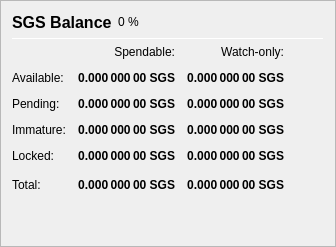
                   <widget class="QFrame" name="frame_Balances">
                    <property name="frameShape">
                     <enum>QFrame::StyledPanel</enum>
                    </property>
                    <property name="frameShadow">
                     <enum>QFrame::Raised</enum>
                    </property>
                    <layout class="QVBoxLayout" name="verticalLayout_4">
                     <item>
                      <layout class="QHBoxLayout" name="horizontalLayout_4">
                       <item>
                        <widget class="QLabel" name="label_5">
                         <property name="minimumSize">
                          <size>
                           <width>0</width>
                           <height>20</height>
                          </size>
                         </property>
                         <property name="font">
                          <font>
                           <pointsize>12</pointsize>
                           <weight>75</weight>
                           <bold>true</bold>
                          </font>
                         </property>
                         <property name="text">
                          <string>SGS Balance</string>
                         </property>
                        </widget>
                       </item>
                       <item>
                        <widget class="QLabel" name="labelSGSPercent">
                         <property name="text">
                          <string notr="true">0 %</string>
                         </property>
                        </widget>
                       </item>
                       <item>
                        <spacer name="horizontalSpacer_3">
                         <property name="orientation">
                          <enum>Qt::Horizontal</enum>
                         </property>
                         <property name="sizeHint" stdset="0">
                          <size>
                           <width>40</width>
                           <height>20</height>
                          </size>
                         </property>
                        </spacer>
                       </item>
                      </layout>
                     </item>
                     <item>
                      <widget class="Line" name="line_Balance">
                       <property name="minimumSize">
                        <size>
                         <width>0</width>
                         <height>1</height>
                        </size>
                       </property>
                       <property name="maximumSize">
                        <size>
                         <width>16777215</width>
                         <height>1</height>
                        </size>
                       </property>
                       <property name="orientation">
                        <enum>Qt::Horizontal</enum>
                       </property>
                      </widget>
                     </item>
                     <item>
                      <layout class="QGridLayout" name="gridLayout">
                       <property name="spacing">
                        <number>12</number>
                       </property>
                       <item row="0" column="1">
                        <widget class="QLabel" name="labelSpendable">
                         <property name="text">
                          <string>Spendable:</string>
                         </property>
                         <property name="alignment">
                          <set>Qt::AlignRight|Qt::AlignTrailing|Qt::AlignVCenter</set>
                         </property>
                        </widget>
                       </item>
                       <item row="0" column="2">
                        <widget class="QLabel" name="labelWatchonly">
                         <property name="text">
                          <string>Watch-only:</string>
                         </property>
                         <property name="alignment">
                          <set>Qt::AlignRight|Qt::AlignTrailing|Qt::AlignVCenter</set>
                         </property>
                        </widget>
                       </item>
                       <item row="1" column="0">
                        <widget class="QLabel" name="labelBalanceText">
                         <property name="text">
                          <string>Available:</string>
                         </property>
                        </widget>
                       </item>
                       <item row="1" column="1">
                        <widget class="QLabel" name="labelBalance">
                         <property name="font">
                          <font>
                           <weight>75</weight>
                           <bold>true</bold>
                          </font>
                         </property>
                         <property name="cursor">
                          <cursorShape>IBeamCursor</cursorShape>
                         </property>
                         <property name="toolTip">
                          <string>Your current spendable balance</string>
                         </property>
                         <property name="text">
                          <string notr="true">0.000 000 00 SGS</string>
                         </property>
                         <property name="alignment">
                          <set>Qt::AlignRight|Qt::AlignTrailing|Qt::AlignVCenter</set>
                         </property>
                         <property name="textInteractionFlags">
                          <set>Qt::LinksAccessibleByMouse|Qt::TextSelectableByKeyboard|Qt::TextSelectableByMouse</set>
                         </property>
                        </widget>
                       </item>
                       <item row="1" column="2">
                        <widget class="QLabel" name="labelWatchAvailable">
                         <property name="font">
                          <font>
                           <weight>75</weight>
                           <bold>true</bold>
                          </font>
                         </property>
                         <property name="cursor">
                          <cursorShape>IBeamCursor</cursorShape>
                         </property>
                         <property name="toolTip">
                          <string>Your current balance in watch-only addresses</string>
                         </property>
                         <property name="text">
                          <string notr="true">0.000 000 00 SGS</string>
                         </property>
                         <property name="alignment">
                          <set>Qt::AlignRight|Qt::AlignTrailing|Qt::AlignVCenter</set>
                         </property>
                         <property name="textInteractionFlags">
                          <set>Qt::LinksAccessibleByMouse|Qt::TextSelectableByKeyboard|Qt::TextSelectableByMouse</set>
                         </property>
                        </widget>
                       </item>
                       <item row="2" column="0">
                        <widget class="QLabel" name="labelPendingText">
                         <property name="text">
                          <string>Pending:</string>
                         </property>
                        </widget>
                       </item>
                       <item row="2" column="1">
                        <widget class="QLabel" name="labelUnconfirmed">
                         <property name="font">
                          <font>
                           <weight>75</weight>
                           <bold>true</bold>
                          </font>
                         </property>
                         <property name="cursor">
                          <cursorShape>IBeamCursor</cursorShape>
                         </property>
                         <property name="toolTip">
                          <string>Total of transactions that have yet to be confirmed, and do not yet count toward the spendable balance</string>
                         </property>
                         <property name="text">
                          <string notr="true">0.000 000 00 SGS</string>
                         </property>
                         <property name="alignment">
                          <set>Qt::AlignRight|Qt::AlignTrailing|Qt::AlignVCenter</set>
                         </property>
                         <property name="textInteractionFlags">
                          <set>Qt::LinksAccessibleByMouse|Qt::TextSelectableByKeyboard|Qt::TextSelectableByMouse</set>
                         </property>
                        </widget>
                       </item>
                       <item row="2" column="2">
                        <widget class="QLabel" name="labelWatchPending">
                         <property name="font">
                          <font>
                           <weight>75</weight>
                           <bold>true</bold>
                          </font>
                         </property>
                         <property name="cursor">
                          <cursorShape>IBeamCursor</cursorShape>
                         </property>
                         <property name="toolTip">
                          <string>Unconfirmed transactions to watch-only addresses</string>
                         </property>
                         <property name="text">
                          <string notr="true">0.000 000 00 SGS</string>
                         </property>
                         <property name="alignment">
                          <set>Qt::AlignRight|Qt::AlignTrailing|Qt::AlignVCenter</set>
                         </property>
                         <property name="textInteractionFlags">
                          <set>Qt::LinksAccessibleByMouse|Qt::TextSelectableByKeyboard|Qt::TextSelectableByMouse</set>
                         </property>
                        </widget>
                       </item>
                       <item row="3" column="0">
                        <widget class="QLabel" name="labelImmatureText">
                         <property name="text">
                          <string>Immature:</string>
                         </property>
                        </widget>
                       </item>
                       <item row="3" column="1">
                        <widget class="QLabel" name="labelImmature">
                         <property name="font">
                          <font>
                           <weight>75</weight>
                           <bold>true</bold>
                          </font>
                         </property>
                         <property name="cursor">
                          <cursorShape>IBeamCursor</cursorShape>
                         </property>
                         <property name="toolTip">
                          <string>Staked or masternode rewards that has not yet matured</string>
                         </property>
                         <property name="text">
                          <string notr="true">0.000 000 00 SGS</string>
                         </property>
                         <property name="alignment">
                          <set>Qt::AlignRight|Qt::AlignTrailing|Qt::AlignVCenter</set>
                         </property>
                         <property name="textInteractionFlags">
                          <set>Qt::LinksAccessibleByMouse|Qt::TextSelectableByKeyboard|Qt::TextSelectableByMouse</set>
                         </property>
                        </widget>
                       </item>
                       <item row="3" column="2">
                        <widget class="QLabel" name="labelWatchImmature">
                         <property name="font">
                          <font>
                           <weight>75</weight>
                           <bold>true</bold>
                          </font>
                         </property>
                         <property name="cursor">
                          <cursorShape>IBeamCursor</cursorShape>
                         </property>
                         <property name="toolTip">
                          <string>Staked or masternode rewards in watch-only addresses that has not yet matured</string>
                         </property>
                         <property name="text">
                          <string notr="true">0.000 000 00 SGS</string>
                         </property>
                         <property name="alignment">
                          <set>Qt::AlignRight|Qt::AlignTrailing|Qt::AlignVCenter</set>
                         </property>
                         <property name="textInteractionFlags">
                          <set>Qt::LinksAccessibleByMouse|Qt::TextSelectableByKeyboard|Qt::TextSelectableByMouse</set>
                         </property>
                        </widget>
                       </item>
                       <item row="4" column="0">
                        <widget class="QLabel" name="labelLockedBalanceText">
                         <property name="toolTip">
                          <string>Locked SGS or Masternode collaterals. These are excluded from zSGS minting.</string>
                         </property>
                         <property name="text">
                          <string>Locked:</string>
                         </property>
                        </widget>
                       </item>
                       <item row="4" column="1">
                        <widget class="QLabel" name="labelLockedBalance">
                         <property name="font">
                          <font>
                           <weight>75</weight>
                           <bold>true</bold>
                          </font>
                         </property>
                         <property name="cursor">
                          <cursorShape>IBeamCursor</cursorShape>
                         </property>
                         <property name="toolTip">
                          <string>Locked SGS or Masternode collaterals. These are excluded from zSGS minting.</string>
                         </property>
                         <property name="text">
                          <string notr="true">0.000 000 00 SGS</string>
                         </property>
                         <property name="alignment">
                          <set>Qt::AlignRight|Qt::AlignTrailing|Qt::AlignVCenter</set>
                         </property>
                         <property name="textInteractionFlags">
                          <set>Qt::LinksAccessibleByMouse|Qt::TextSelectableByKeyboard|Qt::TextSelectableByMouse</set>
                         </property>
                        </widget>
                       </item>
                       <item row="4" column="2">
                        <widget class="QLabel" name="labelWatchLocked">
                         <property name="font">
                          <font>
                           <weight>75</weight>
                           <bold>true</bold>
                          </font>
                         </property>
                         <property name="cursor">
                          <cursorShape>IBeamCursor</cursorShape>
                         </property>
                         <property name="toolTip">
                          <string>Current locked balance in watch-only addresses</string>
                         </property>
                         <property name="text">
                          <string notr="true">0.000 000 00 SGS</string>
                         </property>
                         <property name="alignment">
                          <set>Qt::AlignRight|Qt::AlignTrailing|Qt::AlignVCenter</set>
                         </property>
                         <property name="textInteractionFlags">
                          <set>Qt::LinksAccessibleByMouse|Qt::TextSelectableByKeyboard|Qt::TextSelectableByMouse</set>
                         </property>
                        </widget>
                       </item>
                       <item row="5" column="0">
                        <widget class="QLabel" name="labelTotalText">
                         <property name="toolTip">
                          <string>Your current SAFEGAMES balance, unconfirmed and immature transactions included</string>
                         </property>
                         <property name="text">
                          <string>Total:</string>
                         </property>
                        </widget>
                       </item>
                       <item row="5" column="1">
                        <widget class="QLabel" name="labelTotal">
                         <property name="font">
                          <font>
                           <weight>75</weight>
                           <bold>true</bold>
                          </font>
                         </property>
                         <property name="cursor">
                          <cursorShape>IBeamCursor</cursorShape>
                         </property>
                         <property name="toolTip">
                          <string>Your current SAFEGAMES balance, unconfirmed and immature transactions included</string>
                         </property>
                         <property name="text">
                          <string notr="true">0.000 000 00 SGS</string>
                         </property>
                         <property name="alignment">
                          <set>Qt::AlignRight|Qt::AlignTrailing|Qt::AlignVCenter</set>
                         </property>
                         <property name="textInteractionFlags">
                          <set>Qt::LinksAccessibleByMouse|Qt::TextSelectableByKeyboard|Qt::TextSelectableByMouse</set>
                         </property>
                        </widget>
                       </item>
                       <item row="5" column="2">
                        <widget class="QLabel" name="labelWatchTotal">
                         <property name="font">
                          <font>
                           <weight>75</weight>
                           <bold>true</bold>
                          </font>
                         </property>
                         <property name="cursor">
                          <cursorShape>IBeamCursor</cursorShape>
                         </property>
                         <property name="toolTip">
                          <string>Current total balance in watch-only addresses</string>
                         </property>
                         <property name="text">
                          <string notr="true">0.000 000 00 SGS</string>
                         </property>
                         <property name="alignment">
                          <set>Qt::AlignRight|Qt::AlignTrailing|Qt::AlignVCenter</set>
                         </property>
                         <property name="textInteractionFlags">
                          <set>Qt::LinksAccessibleByMouse|Qt::TextSelectableByKeyboard|Qt::TextSelectableByMouse</set>
                         </property>
                        </widget>
                       </item>
                       <item row="5" column="3">
                        <spacer name="horizontalSpacer_9">
                         <property name="orientation">
                          <enum>Qt::Horizontal</enum>
                         </property>
                         <property name="sizeHint" stdset="0">
                          <size>
                           <width>40</width>
                           <height>20</height>
                          </size>
                         </property>
                        </spacer>
                       </item>
                      </layout>
                     </item>
                     <item>
                      <spacer name="verticalSpacer_3">
                       <property name="orientation">
                        <enum>Qt::Vertical</enum>
                       </property>
                       <property name="sizeHint" stdset="0">
                        <size>
                         <width>20</width>
                         <height>40</height>
                        </size>
                       </property>
                      </spacer>
                     </item>
                    </layout>
                   </widget>
